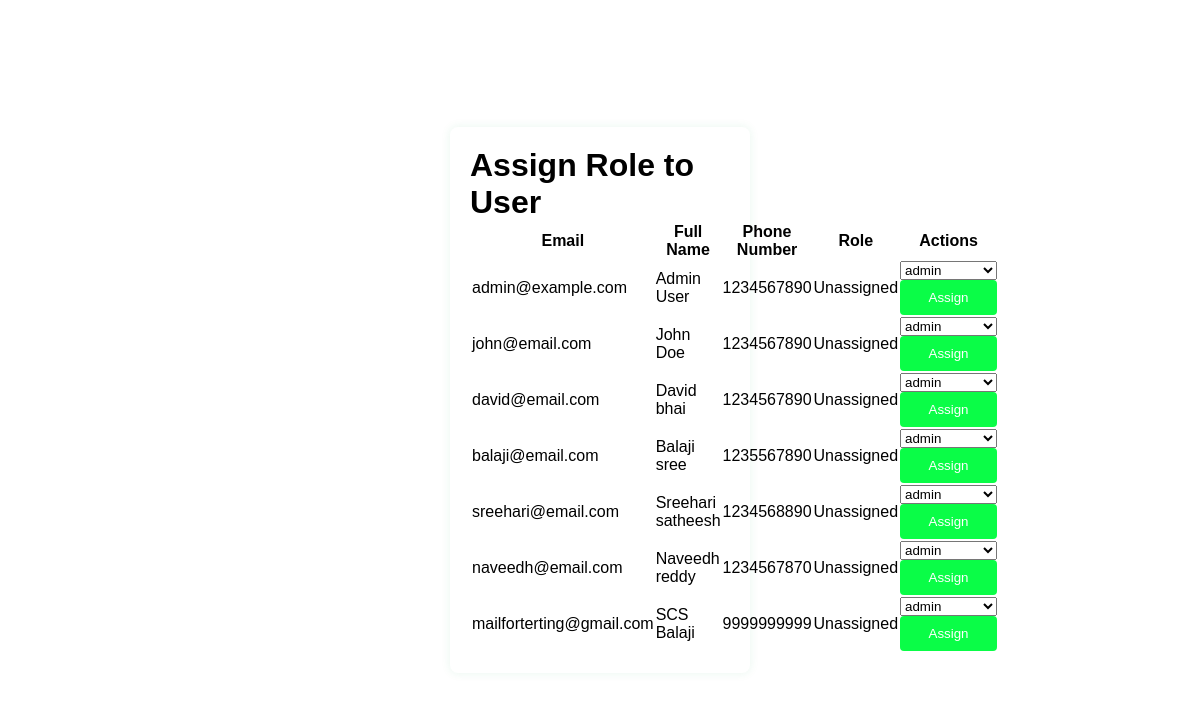
The app's page /assign_role_page with its own data.
### tables this page shows
CREATE TABLE users (
        user_id INTEGER PRIMARY KEY AUTOINCREMENT,
        email TEXT UNIQUE NOT NULL,
        password_hash TEXT NOT NULL,
        full_name TEXT,
        phone_number TEXT,
        created_at TIMESTAMP DEFAULT CURRENT_TIMESTAMP,
        updated_at TIMESTAMP DEFAULT CURRENT_TIMESTAMP,
        last_login TIMESTAMP,
        is_active BOOLEAN DEFAULT TRUE,
        is_admin INTEGER DEFAULT 0,
        is_delivery_boy INTEGER DEFAULT 0,
        role_id INTEGER,
        FOREIGN KEY(role_id) REFERENCES roles(role_id)
    );

CREATE TABLE roles (
        role_id INTEGER PRIMARY KEY AUTOINCREMENT,
        role_name TEXT NOT NULL UNIQUE,
        role_description TEXT,
        created_at TIMESTAMP DEFAULT CURRENT_TIMESTAMP
    );

### app.py (the view)
@app.route('/assign_role_page', methods=['GET', 'POST'])
def assign_role_page():
    conn = get_db()
    cursor = conn.cursor()
    cursor.execute('SELECT * FROM Users')
    users = cursor.fetchall()
    cursor.execute('SELECT * FROM roles')
    roles = cursor.fetchall()
    conn.close()
    return render_template('assign_role_page.html', users=users, roles=roles)

### app.py (called while the page is built)
@app.teardown_appcontext
def close_connection(exception):
    db = getattr(g, '_database', None)
    if db is not None:
        db.close()

def get_db():
    conn = sqlite3.connect('existing_database.db')
    conn.row_factory = sqlite3.Row
    return conn

### templates/assign_role_page.html (shortened to what this page needs)
<!DOCTYPE html>
<html lang="en">
<head>
    <link rel="stylesheet" href="{{ url_for('static', filename='css/assign_role_page.css') }}">
</head>
<body>
    <div class="container">
        <h1>Assign Role to User</h1>
        <table>
            <thead>
                <tr>
                    <th>Email</th>
                    <th>Full Name</th>
                    <th>Phone Number</th>
                    <th>Role</th>
                    <th>Actions</th>
                </tr>
            </thead>
            <tbody>
                {% for user in users %}
                <tr>
                    <td>{{ user['email'] }}</td>
                    <td>{{ user['full_name'] }}</td>
                    <td>{{ user['phone_number'] }}</td>
                    <td>{{ user['role'] or 'Unassigned' }}</td>
                    <td>
                        <form method="POST" action="{{ url_for('assign_role', user_id=user['user_id']) }}">
                            <select name="role">
                                {% for role in roles %}
                                    <option value="{{ role['role_id'] }}" {% if role['role_id'] == user['role_id'] %} selected {% endif %}>{{ role['role_name'] }}</option>
                                {% endfor %}
                            </select>
                            <button type="submit" class="btn-small">Assign</button>
                        </form>
                    </td>
                </tr>
                {% endfor %}
            </tbody>
        </table>
    </div>
</body>
</html>

### static/css/assign_role_page.css (style rules this page uses)
* { margin: 0; padding: 0; box-sizing: border-box; }
body { font-family: Arial, sans-serif; background-color: #ffffff; display: flex; justify-content: center; align-items: center; height: 100vh; }
.container { background-color: #fff; padding: 20px; border-radius: 8px; box-shadow: 0 0 10px rgba(27, 167, 90, 0.1); width: 300px; }
button { width: 100%; padding: 10px; background-color: #0afd47; color: #fff; border: none; border-radius: 4px; cursor: pointer; }

### records on screen
users: email "admin@example.com", full_name "Admin User", phone_number "1234567890", user "Unassigned", role "admin"
users: email "john@email.com", full_name "John Doe", phone_number "1234567890", user "Unassigned", role "admin"
users: email "david@email.com", full_name "David bhai", phone_number "1234567890", user "Unassigned", role "admin"
users: email "balaji@email.com", full_name "Balaji sree", phone_number "1235567890", user "Unassigned", role "admin"
users: email "sreehari@email.com", full_name "Sreehari satheesh", phone_number "1234568890", user "Unassigned", role "admin"
users: email "naveedh@email.com", full_name "Naveedh reddy", phone_number "1234567870", user "Unassigned", role "admin"
users: email "mailforterting@gmail.com", full_name "SCS Balaji", phone_number "9999999999", user "Unassigned"

### other values on screen
form field role "admin"
